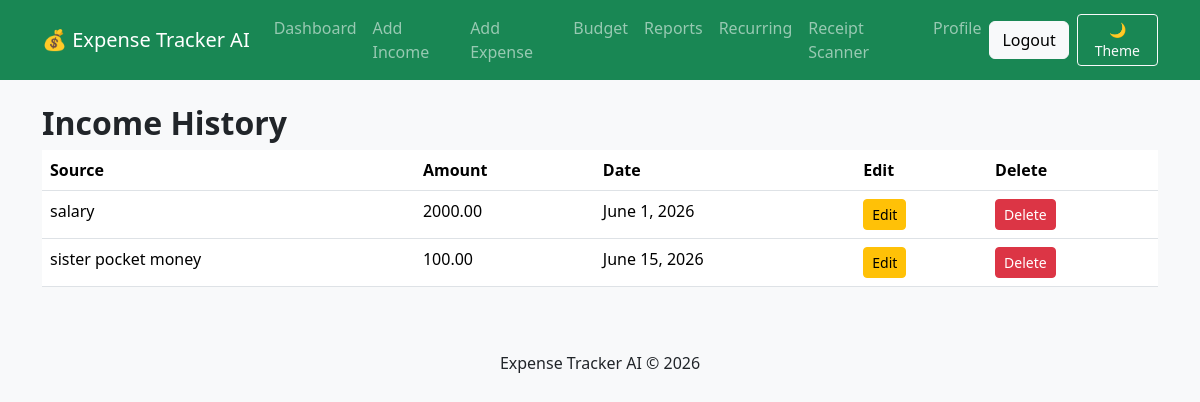
/income/list/ (signed in), run on an earlier commit of the app's database.
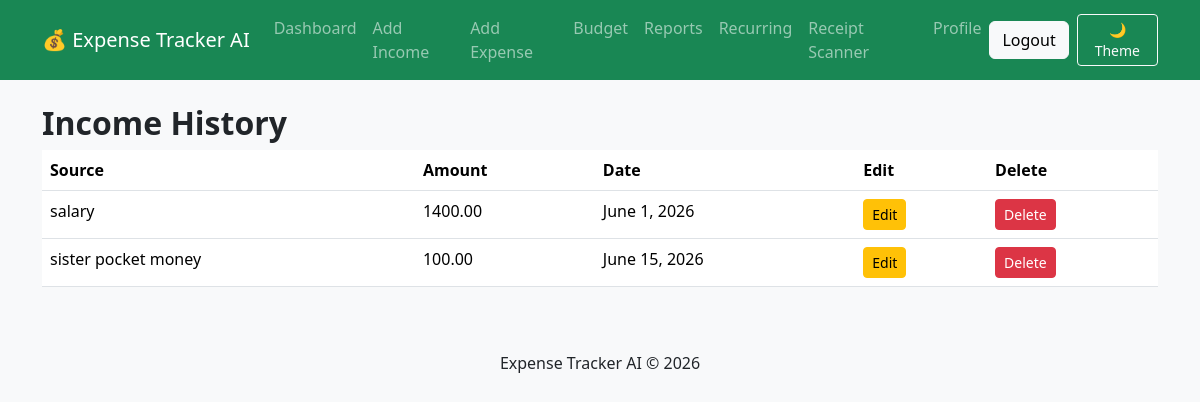
And on a later commit of the database.
### tracker/models.py (models this page shows, shortened)
class Income(models.Model):
    user = models.ForeignKey(
        User,
        on_delete=models.CASCADE
    )
    source = models.CharField(
        max_length=100
    )
    amount = models.DecimalField(
        max_digits=10,
        decimal_places=2
    )
    date = models.DateField()

### tracker/views.py (the view)
@login_required
def income_list(request):
    incomes = Income.objects.filter(
        user=request.user
    )
    return render(
        request,
        "income_list.html",
        {
            "incomes": incomes,
        },
    )

### templates/income_list.html
{% extends 'base.html' %}
{% block content %}
<h2>
    Income History
</h2>
<table class="table">
    <tr>
        <th>Source</th>
        <th>Amount</th>
        <th>Date</th>
        <th>Edit</th>
        <th>Delete</th>
    </tr>
    {% for income in incomes %}
    <tr>
        <td>
            {{ income.source }}
        </td>
        <td>
            {{ currency_symbol }}{{ income.amount }}
        </td>
        <td>
            {{ income.date }}
        </td>
        <td>
            <a
                href="/income/edit/{{ income.id }}/"
                class="btn btn-warning btn-sm">
                Edit
            </a>
        </td>
        <td>
            <a
                href="/income/delete/{{ income.id }}/"
                class="btn btn-danger btn-sm">
                Delete
            </a>
        </td>
    </tr>
    {% endfor %}
</table>
{% endblock %}

What changed in the data, as far as the page shows it:
changed Income "salary": amount "2000.00" → "1400.00"
